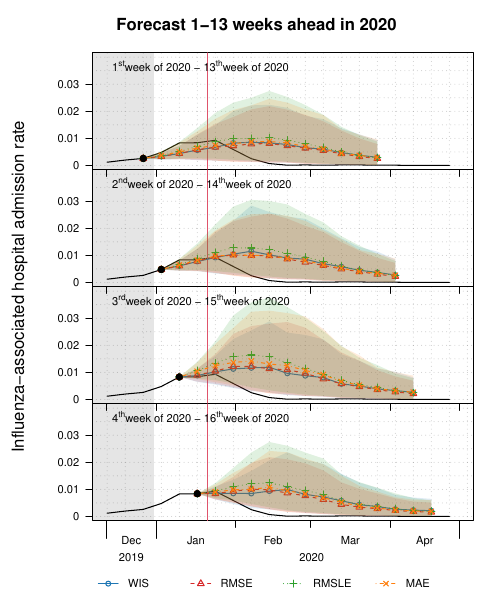

This figure's R source:





#
#--- SETUP ---
#





load(list.files("data", "HK_flu_reg", full.names = T))
load(list.files("data", "hosp_data", full.names = T))
source("program/hosp/20240415_reg_sep_fore_Xw_fx.R")

substrRight = function(x, n){ substr(x, nchar(x)-n+1, nchar(x)) }




f.yr = 2020
f.period = 13
load(list.files("program/hosp", sprintf("reg_sep_fore_%02dw_%d_forecast.Rdata", f.period, f.yr), full.names = T))
f.list = f.list[1:4]
models = c("WIS", "RMSE", "LNQ", "MAE")





data = merge(
  x     = data,
  y     = hosp.data,
  by.x  = c("WeekEnd", "Year", "Week"),
  by.y  = c("weekend", "year", "week"),
  all.y = T
)
data[, "ILIpS"] = round(data[, "admission.1e6"])





#
#--- PLOT SETTNG ---
#





t.lim = c(f.yr - 0.05, f.yr + 0.325)

data[, "t"] = decimal_date(data[, "WeekEnd"])
data = subset(data, t >= t.lim[1] & t <= t.lim[2]) 

axis.m = seq(as.Date(sprintf("%d-01-02", f.yr)), by = "month", length.out = 24)
axis.t = c(t.lim[1], decimal_date(axis.m), t.lim[2])

axis.t = axis.t[order(axis.t)]
axis.t = axis.t[axis.t <= t.lim[2]]

axis.t.label = head(month.abb[month(date_decimal(axis.t))], -1)
# axis.t.label = sprintf("%s %d", axis.t.label, head(year(date_decimal(axis.t)), -1) )




#
#--- PLOT ---
#





pdf(height = 6, width = 5, file = file.fx("FigS8_long_forec.pdf"))

# windows(width = 5, height = 6)
# quartz(width = 5, height = 6)
par(mfrow = c(4,1), mar = c(0,5,0,1), las = 1, oma = c(6,2,4,1))
for (k in 1:length(f.list)) {
  
  # k = 1
  # same for every plot
  plot(
    ILIpS ~ t, data = data,
    ylim = c(0, 410), xlim = t.lim,
    ylab = "", type = "l", xaxt = "n", yaxt = "n", ann = F
  )
  axis(2, at = seq(0, 300, 100), labels = seq(0, 300, 100)/1e4)
  
  if (k == 1) {
    title = sprintf("Forecast 1-%s weeks ahead in %s", f.period, f.yr)
    mtext(
      text = bquote(bold(.(title))), 
      side = 3, 
      line = 1.5, 
      outer = TRUE
    )
  }
  
  axis(1, at = axis.t, labels = NA)
  if (k == length(f.list)) {
    axis(1, at = axis.t[c(1,2,length(axis.t))], labels = NA, tck = -0.15)
    axis(1, at = head(axis.t, -1) + diff(axis.t)/2, labels = axis.t.label, tick = F)
    axis(1, at = quantile(head(axis.t, -1) + diff(axis.t)/2, c(0, 0.625)), labels = 2019:2020, line = 1.25, tick = F)
  }
  
  polygon.fx(t = c(f.yr-1, f.yr), LB = -1e6, UB = 1e6, col = alpha(1, 0.1))
  axis.w = decimal_date(seq(min(data[1, "WeekEnd"]), by = "week", length.out = 100))
  abline(v = axis.w, col = alpha(1, 0.2), lty = 3)
  abline(h = seq(0, 1000, 50), col = alpha(1, 0.2), lty = 3)
  
  abline(v = decimal_date(as.Date("2020-01-22")), col = 2)

  # start loop 
  for ( i in 1:length(models) ) {
    
    m.i = models[[i]]
    
    f.list.k = f.list[[k]]
    
    forec.y.ki = f.list.k[["result"]][[m.i]][["forec"]][["pred.y.sum"]]
    forec.y.ki[, "PI.LB"] = forec.y.ki[, "PI.2.5%"]
    forec.y.ki[, "PI.UB"] = forec.y.ki[, "PI.97.5%"]
    
    
    current.w = subset(data, WeekEnd == unique(forec.y.ki[, "WeekEnd"]) - 7)
    current.w = with(
      current.w, {
        data.frame(
          "WeekEnd"   = WeekEnd,
          "fore"      = 0,
          "f.WeekEnd" = WeekEnd,
          "f.obs"     = ILIpS,
          "fit.mean"  = ILIpS,
          "PI.LB"     = ILIpS,
          "PI.UB"     = ILIpS
        )
      }
    )
    
    forec.y.ki = bind_rows(current.w, forec.y.ki)
    forec.y.ki[, "t"] = decimal_date(forec.y.ki[, "f.WeekEnd"])
    # for ( x in grep("fit|PI", colnames(forec.y.ki)) ) {
    #   forec.y.ki[, x] = forec.y.ki[, x] / 1e6
    # }
    points(fit.mean ~ t, data = forec.y.ki, col = col.fx(i), pch = i)
    lines(fit.mean ~ t, data = forec.y.ki, col = col.fx(i), lty = i)
    with(forec.y.ki, polygon.fx(t, PI.LB, PI.UB, col = col.fx(i, 0.15)))
    points(fit.mean ~ t, data = head(forec.y.ki, 1), col = 1, lwd = 2, pch = 19)
    
    
    if (i == 1) {
      f.d.min = forec.y.ki[2, "f.WeekEnd"]
      f.d.max = max( forec.y.ki[, "f.WeekEnd"] )
      
      legend(
        "topleft", 
        legend = bquote(
          paste(
            .(week(f.d.min))^.(substrRight(ordinal(week(f.d.min)), 2)), "week of ", .(year(f.d.min)), " - ",
            .(week(f.d.max))^.(substrRight(ordinal(week(f.d.max)), 2)), "week of ", .(year(f.d.max))
          )
        ),
        ,
        bty = "n"
      )
      
    }
  }
  
}

legend(
  "bottom", 
  xpd    = NA, 
  inset  = c(0, -0.65), 
  legend = sprintf("%s       ", gsub("LNQ", "RMSLE", models)),
  lty    = 1:length(models), 
  pch    = 1:length(models), 
  col    = col.fx(1:length(models)),
  horiz  = T, 
  bty    = "n"
)

mtext(
  "Influenza-associated hospital admission rate",
  side = 2, line = 0, outer = T, las = 0
)


dev.off()





setwd("..")





#
#--- END ---
#




